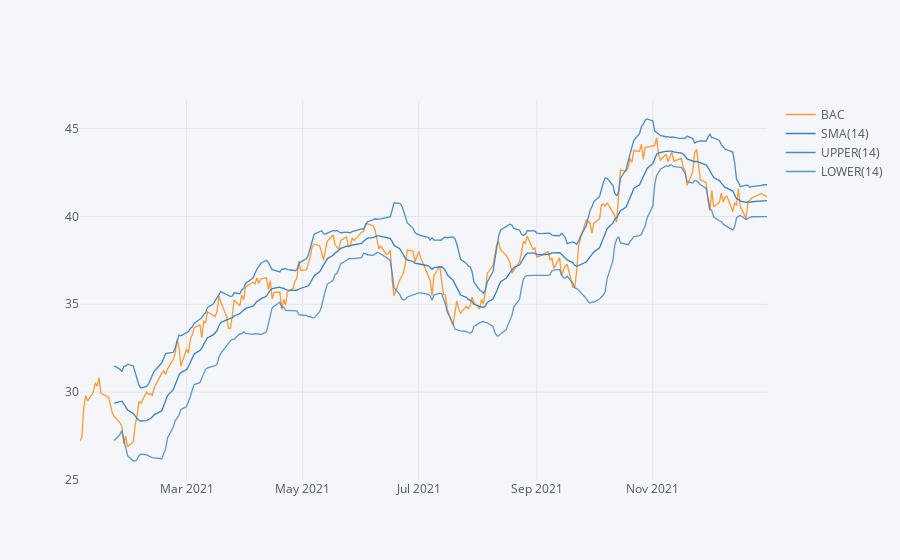

Notebook code cell kept with this figure:
### Markdown cell above
** Use .ta_plot(study='boll') to create a Bollinger Band Plot for Bank of America for the year 2021.**

### Code cell
BAC['Close'].loc['2021-01-01':'2022-01-01'].ta_plot(study='boll')

### Figure 1 — Plotly figure (JSON) as saved in the notebook; plotly's stock layout.template omitted (floating-point values rounded to 4 significant figures; data arrays with more than 128 entries replaced by an {"elided": "..."} marker saying what was removed)
{"data": [{"line": {"color": "rgba(255, 153, 51, 1.0)", "dash": "solid", "shape": "linear", "width": 1.3}, "mode": "lines", "name": "BAC", "text": "", "type": "scatter", "x": {"elided": "252 str values"}, "y": {"elided": "252 float values"}}, {"line": {"color": "rgba(55, 128, 191, 1.0)", "dash": "solid", "shape": "linear", "width": 1.3}, "mode": "lines", "name": "SMA(14)", "text": "", "type": "scatter", "x": {"elided": "252 str values"}, "y": {"elided": "252 mixed values"}}, {"line": {"color": "rgba(55, 128, 191, 0.8999999999999999)", "dash": "solid", "shape": "linear", "width": 1.3}, "mode": "lines", "name": "UPPER(14)", "text": "", "type": "scatter", "x": {"elided": "252 str values"}, "y": {"elided": "252 mixed values"}}, {"line": {"color": "rgba(55, 128, 191, 0.7999999999999998)", "dash": "solid", "shape": "linear", "width": 1.3}, "mode": "lines", "name": "LOWER(14)", "text": "", "type": "scatter", "x": {"elided": "252 str values"}, "y": {"elided": "252 mixed values"}}], "layout": {"legend": {"bgcolor": "#F5F6F9", "font": {"color": "#4D5663"}}, "paper_bgcolor": "#F5F6F9", "plot_bgcolor": "#F5F6F9", "title": {"font": {"color": "#4D5663"}}, "xaxis": {"autorange": true, "gridcolor": "#E1E5ED", "range": ["2021-01-04", "2021-12-31"], "showgrid": true, "tickfont": {"color": "#4D5663"}, "title": {"font": {"color": "#4D5663"}, "text": ""}, "type": "date", "zerolinecolor": "#E1E5ED"}, "yaxis": {"autorange": true, "gridcolor": "#E1E5ED", "range": [25.0, 46.63], "showgrid": true, "tickfont": {"color": "#4D5663"}, "title": {"font": {"color": "#4D5663"}, "text": ""}, "type": "linear", "zerolinecolor": "#E1E5ED"}}}
